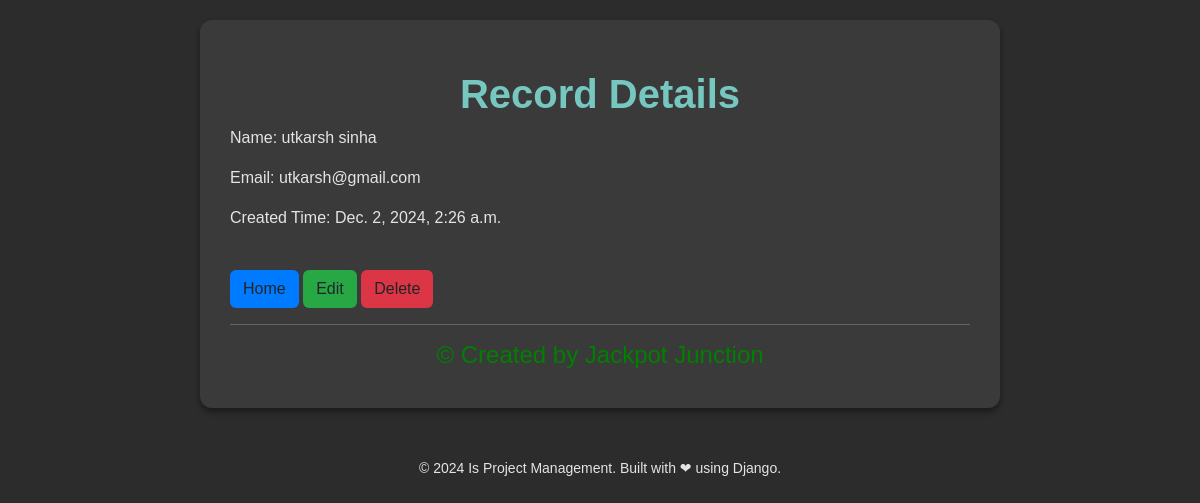
The app's page /contacts/1/ with its own data.
### Contacts/models.py (models this page shows)
class Contact(models.Model):
    id = models.AutoField(primary_key=True)
    name = models.CharField(max_length=20, null=False,unique=True)
    email = models.EmailField(unique=True)
    created_time = models.DateTimeField(auto_now_add=True, editable=False)

### Contacts/views.py (the view)
# urls.py: path("contacts/<int:pk>/", ContactDetailView.as_view(), name="contact_detail"),
class ContactDetailView(DetailView):
    model = Contact

### Contacts/templates/contacts/contact_detail.html (shortened to what this page needs)
{% extends "base.html" %}
{% block content %}
<div class="centered-text" style="color: blue;">
    <h1>Record Details</h1>
</div>
<p>Name: {{ contact.name }}</p>
<p>Email: {{ contact.email }}</p>
<p>Created Time: {{ contact.created_time }}</p>
<br>
<a class="btn btn-home" href="{% url 'contact_list' %}" role="button">Home</a>
<a class="btn btn-edit" href="{% url 'contact_update' contact.pk %}" role="button">Edit</a>
<a class="btn btn-delete" href="{% url 'contact_delete' contact.pk %}" role="button">Delete</a>
<hr>
<div class="centered-text" style="color: green;">
    <h4>&copy; Created by Jackpot Junction</h4>
</div>
{% endblock content %}

### templates/base.html (style rules this page uses)
body { font-family: 'Arial', sans-serif; background-color: #2c2c2c; color: #e4e4e4; margin: 0; padding: 0; }
h1 { text-align: center; font-weight: 700; color: #76c7c0; margin-top: 20px; }

### Contacts/templates/contacts/contact_detail.html (style rules this page uses)
.centered-text { text-align: center; }
.btn-home { background-color: #007bff; }
.btn-edit { background-color: #28a745; }
.btn-delete { background-color: #dc3545; }

### records on screen
Contact: name "utkarsh sinha", email "utkarsh@gmail.com", created_time "Dec. 2, 2024, 2:26 a.m."
